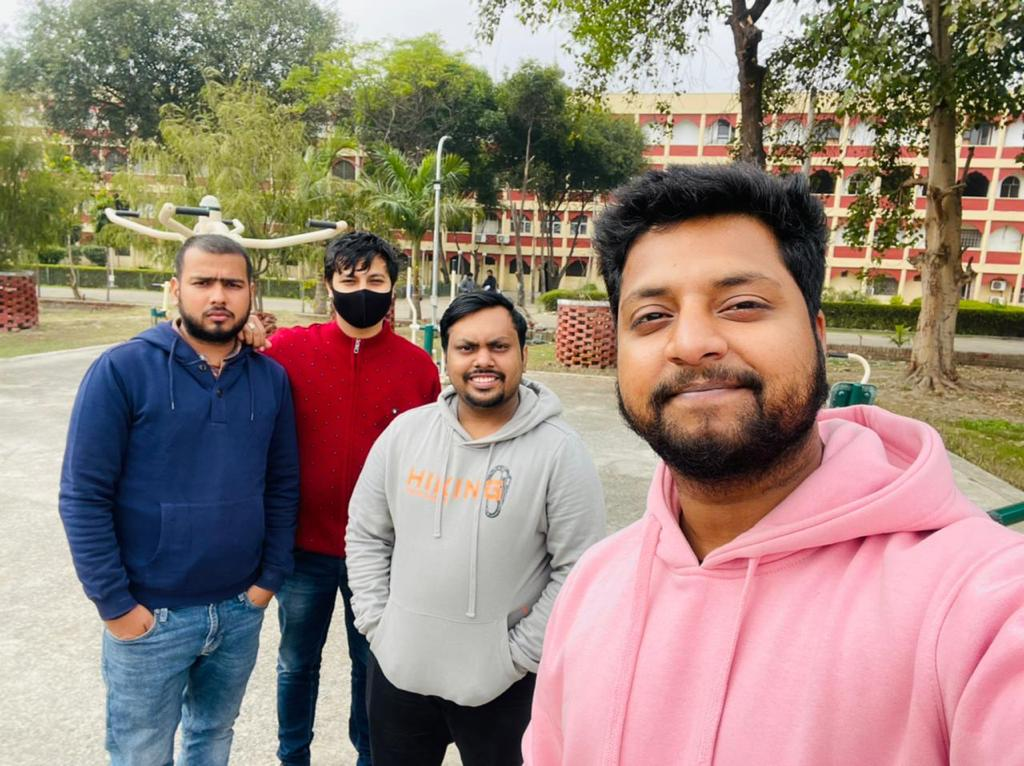
#> input picture image.jpeg.jpeg, 1024 x 766 px
$ python 'face detect python.py'
#> lines starting #> are read from the running program, lines starting #| are printed output that depends on the picture; after the words box and inside, x2 and y2 are one past the last pixel; in counts of white or black regions, pixels touching at a corner belong together
import cv2

face_cascade = cv2.CascadeClassifier('haarcascade_frontalface_default.xml')

img = cv2.imread('image.jpeg.jpeg')
#> img is the input picture: shape (766, 1024, 3); mean B, G, R 121.7, 132.4, 151.9

gray = cv2.cvtColor(img, cv2.COLOR_BGR2GRAY)
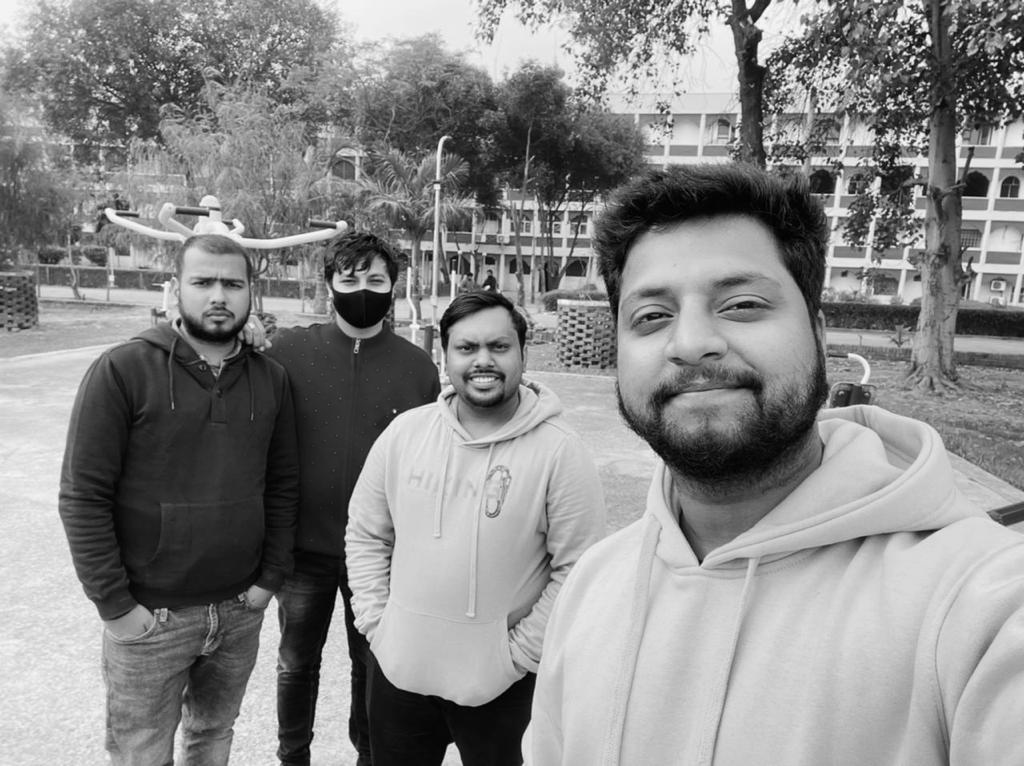
#> gray: shape (766, 1024); min 0, max 254, mean 137

faces = face_cascade.detectMultiScale(gray, 1.1, 8)
#> faces = [[441, 314, 86, 86], [180, 255, 77, 77], [589, 222, 226, 226]]
# Draw rectangle around the faces
for (x, y, w, h) in faces:
    cv2.rectangle(img, (x, y), (x+w, y+h), (0, 255, 0), 2)
#> this loop made 3 passes
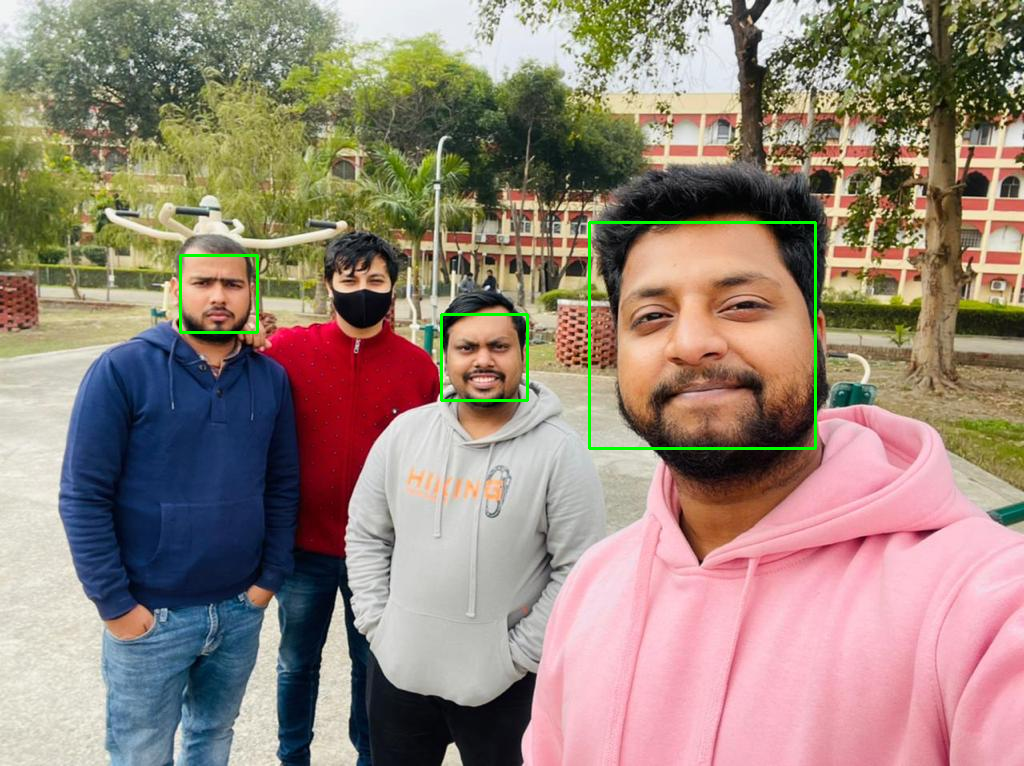
#> img: shape (766, 1024, 3); 0.59% of pixels changed, all inside (x1, y1, x2, y2) = (179, 221, 817, 450)
# Display the output
cv2.imshow('img', img)
cv2.waitKey()

$ run again, with rahul.jpeg copied over image.jpeg.jpeg
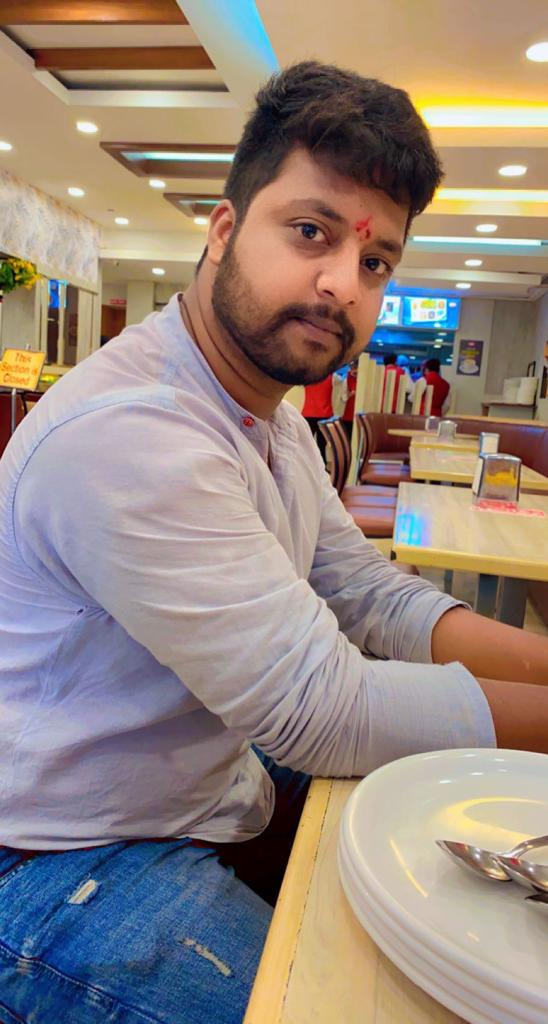
#> input picture rahul.jpeg, 548 x 1024 px
#> img is the input picture: shape (1024, 548, 3); mean B, G, R 126, 134.4, 150.1
#> `gray = cv2.cvtColor(img, cv2.COLOR_BGR2GRAY)`:
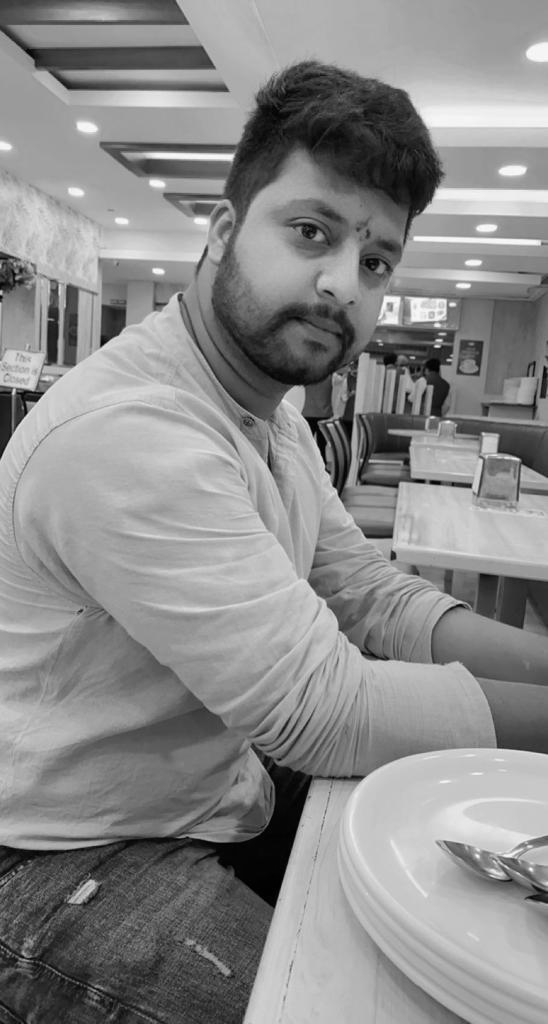
#> gray: shape (1024, 548); min 0, max 254, mean 138.2
#> faces = ()

$ run again, with shiv.jpeg copied over image.jpeg.jpeg
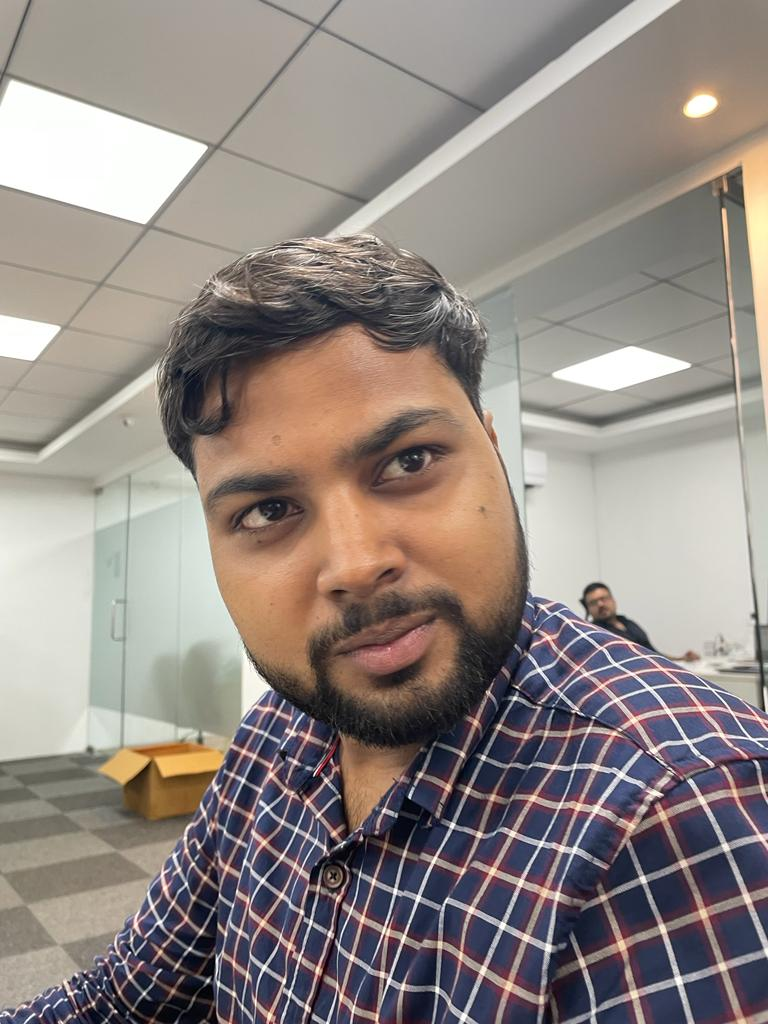
#> input picture shiv.jpeg, 768 x 1024 px
#> img is the input picture: shape (1024, 768, 3); mean B, G, R 131.5, 136.3, 146
#> `gray = cv2.cvtColor(img, cv2.COLOR_BGR2GRAY)`:
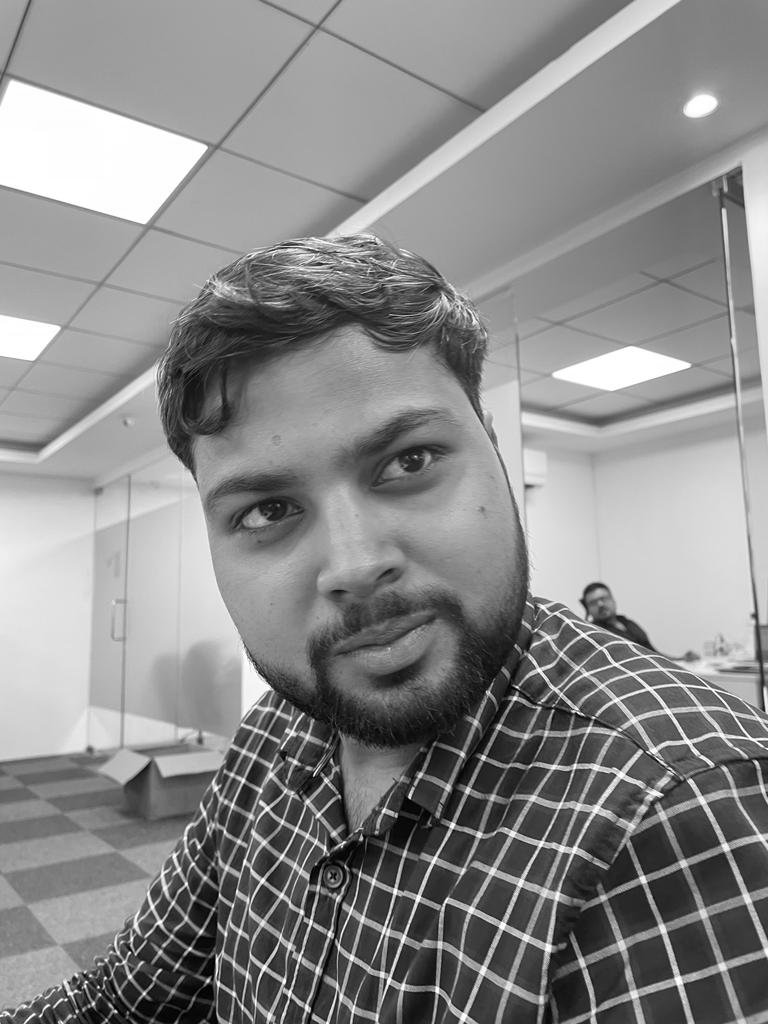
#> gray: shape (1024, 768); min 0, max 255, mean 138.7
#> faces = [[164, 344, 371, 371]]
#> the loop `for (x, y, w, h) in faces:` made 1 pass
#> after the loop `for (x, y, w, h) in faces:`:
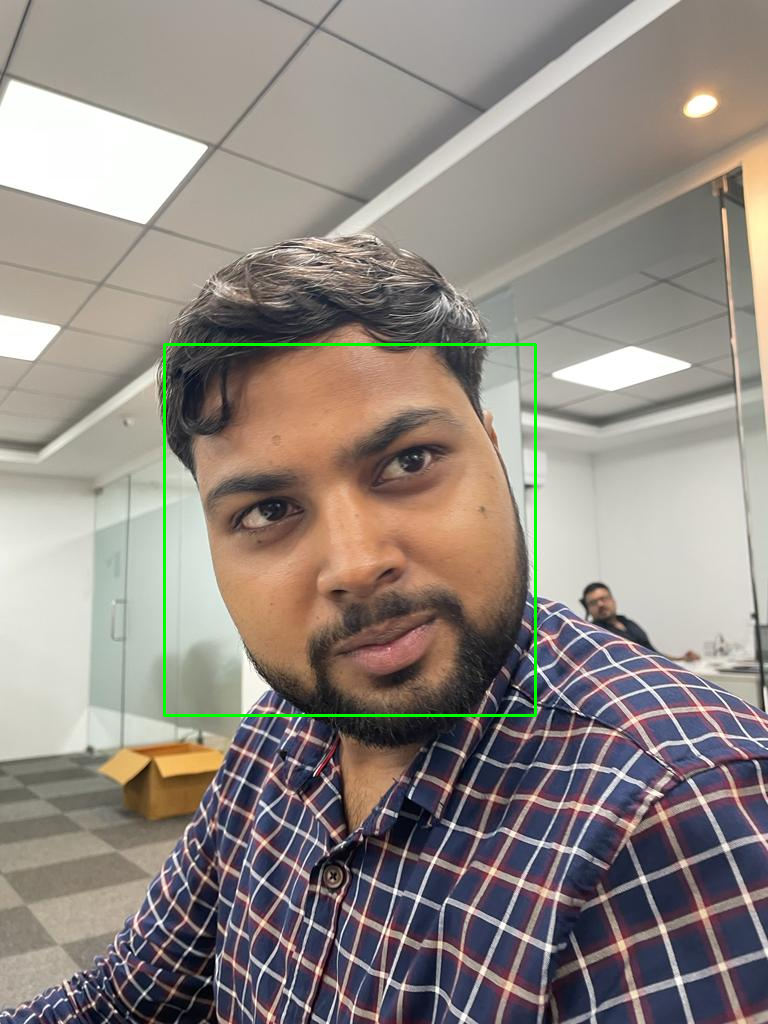
#> img: shape (1024, 768, 3); 0.57% of pixels changed, all inside (x1, y1, x2, y2) = (163, 343, 537, 717)
